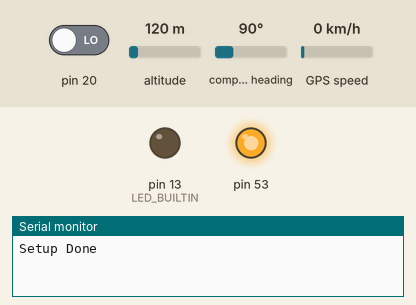
Recording of a program running on a simulated Arduino Mega 2560, built with avr-gcc and run on an emulated ATmega2560. On the bench: output pins drawn as LEDs (lit = HIGH), the last lines printed to the serial monitor. The inputs (shaded band) are chosen by the test bench; at power-on: pin 20 LOW, altitude 120 m, compass heading 90°, GPS speed 0 km/h. Random numbers use the default seed unless the program sets one; the GPS gets a fix after 3 s at 37.7749, -122.4194 with 8 satellites; pins used as bus, display or sensor lines are not drawn.

Above: at 2.0 s.
2.1 s: pin 20 driven HIGH
5.3 s: pin 20 driven LOW
At 12.5 s:
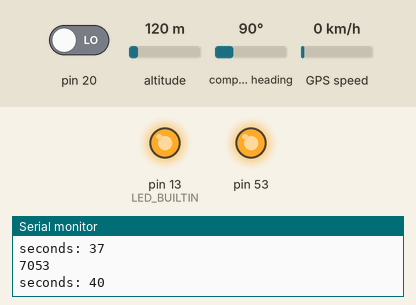
Timing chart, 0 to 32.0 s (numbered marks = the images above; inputs shaded):
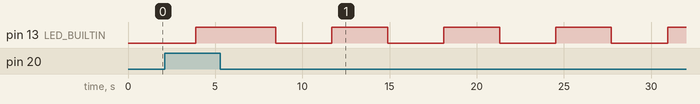

Measured:
- after the input at 5.3 s, pin 13 (LED_BUILTIN): alternates HIGH for 3.2 s and LOW for 3.2 s, starting after 3.2 s

The program:

main.cpp
```cpp
#include "TinyGPS++.h"
#include "ep154.h"

#define DEMO_DELAY 3000

// look-up tables, provided by Waveshare
const unsigned char full_mode[] = {
        0x02, 0x02, 0x01, 0x11, 0x12, 0x12, 0x22, 0x22, 0x66, 0x69,
        0x69, 0x59, 0x58, 0x99, 0x99, 0x88, 0x00, 0x00, 0x00, 0x00,
        0xf8, 0xb4, 0x13, 0x51, 0x35, 0x51, 0x51, 0x19, 0x01, 0x00 };
const unsigned char partial_mode[] = {
        0x10, 0x18, 0x18, 0x08, 0x18, 0x18, 0x08, 0x00, 0x00, 0x00,
        0x00, 0x00, 0x00, 0x00, 0x00, 0x00, 0x00, 0x00, 0x00, 0x00,
        0x13, 0x14, 0x44, 0x12, 0x00, 0x00, 0x00, 0x00, 0x00, 0x00 };

// Global Variables
unsigned char fbuf[EP_FRAMEMEMSIZE];
TinyGPSPlus gps;
int ledState = 1;

static void smartDelay(unsigned long ms);
void clearDisplay();

void setup(void) {
    pinMode(LED_BUILTIN, OUTPUT);
    Serial.begin(9600);
    Serial1.begin(9600);

    ep_spi_init();
    clearDisplay();
    ep_init((unsigned char*)partial_mode);

    Serial.println("Setup Done");
}

void loop() {
    smartDelay(DEMO_DELAY);
    Serial.println(gps.charsProcessed());

    digitalWrite(LED_BUILTIN, ledState);
    ledState = !ledState;

    Serial.print("seconds: ");
    Serial.println(gps.time.second());

    char kphString[5];
    //dtostrf(gps.speed.kmph(), 3, 1, kphString);
    dtostrf(random(0, 10), 3, 1, kphString);

    ep_setbg(fbuf, ALL_WHITE);
    ep_write_text(fbuf, kphString, 0, 2, COL_BLACK, 4.0, 4.0, NULL, PEN_THICK);
    ep_setframe(fbuf, 0, 0, EP_WIDTH, EP_HEIGHT);
    ep_displayframe();
}

void clearDisplay() {
    ep_init((unsigned char*)full_mode);
    ep_setbg(fbuf, ALL_WHITE);
    ep_setframe(fbuf, 0, 0, EP_WIDTH, EP_HEIGHT);
    ep_displayframe();
}

// This custom version of delay() ensures that the gps object is being "fed".
static void smartDelay(unsigned long ms) {
    unsigned long start = millis();
    do
    {
      while (Serial1.available())
        gps.encode(Serial1.read());
    } while (millis() - start < ms);
}
```

ep154.h
```cpp
// ep154.h.h
// ep154 header file
// rev 1 - December 2017- Shabaz

#ifndef _EP154_H_
#define _EP154_H_

// Definitions
#define EP_WIDTH 200
#define EP_HEIGHT 200
// EP_WIDTH8 is width/8
#define EP_WIDTH8 25
// EP_FRAMEMEMSIZE is (width/8) * height;
#define EP_FRAMEMEMSIZE 5000
#define ALL_WHITE 0xff
#define ALL_BLACK 0x00
#define COL_WHITE 1
#define COL_BLACK 0
#define PEN_THIN 0
#define PEN_MED 1
#define PEN_THICK 2

// Functions
void ep_spi_init(void);
void ep_sleep(void);
void ep_init(unsigned char* lut);

void ep_setbg(unsigned char* frame, unsigned char col8);
void ep_line(unsigned char* frame, int x, int y, int x2, int y2, unsigned char col, char weight=PEN_THIN);
int ep_write_text(unsigned char* frame, char* text, int x, int y, unsigned char col,
                double xscale, double yscale, unsigned int* dy, char weight=PEN_THIN);

void ep_clearframe(unsigned char col8);
void ep_setframe(unsigned char* frame, int x, int y, int width, int height);
void ep_displayframe(void);


#endif // _EP29_H_
```

Source omitted: ep154.cpp (data table, 46520 bytes)
